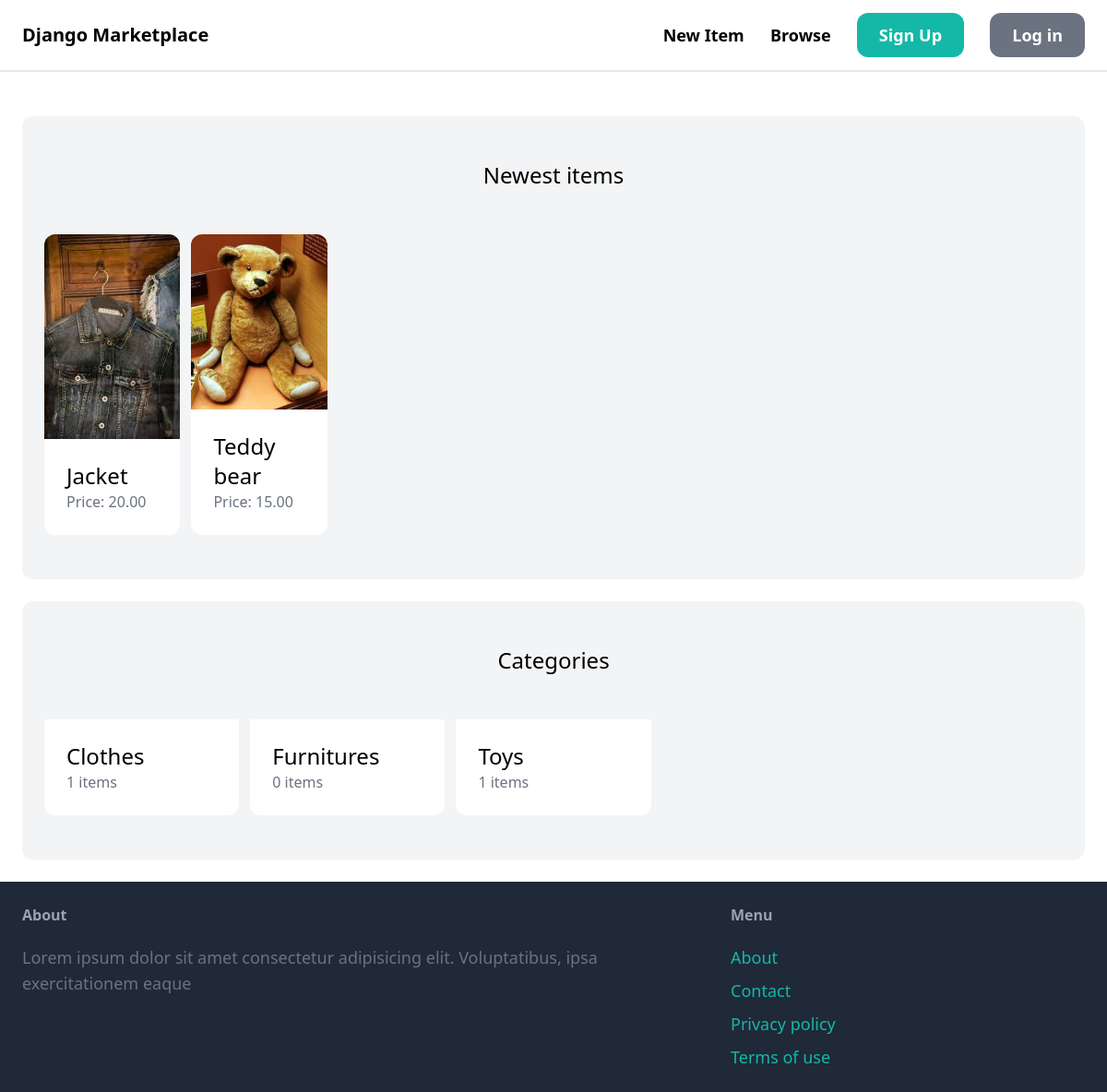
The app's page /, older data.
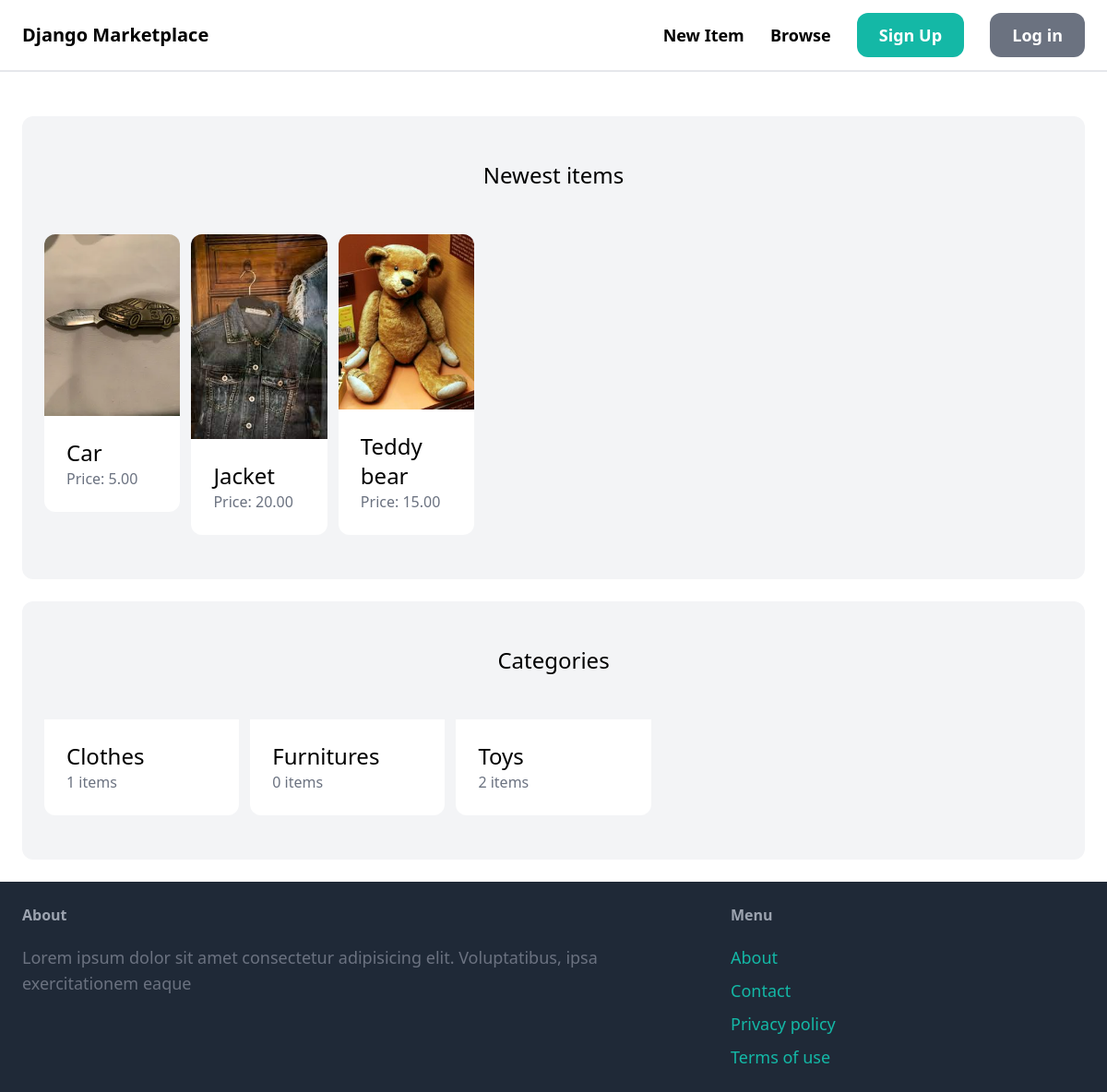
The same page, newer data.
### item/models.py (models this page shows, shortened)
class Item(Model):
    name = CharField(max_length=255)
    description = TextField(blank=True, null=True, max_length=950)
    price = MoneyField(max_digits=14, decimal_places=2, default_currency='USD')
    is_sold = BooleanField(default=False)
    image = ImageField(upload_to='item_images', blank=True, null=True)
    created_at = DateTimeField(auto_now_add=True)
    category = ForeignKey(Category, related_name='items', on_delete=CASCADE)
    created_by = ForeignKey(User, related_name='items', on_delete=CASCADE)
    class Meta:
        ordering = ('name',)

class Category(Model):
    name = CharField(max_length=255)
    class Meta:
        ordering = ('name',)
        verbose_name_plural = 'Categories'

### core/views.py (the view)
# urls.py: path('', index, name='index'),
def index(request):
    items = Item.objects.filter(is_sold=False)[0:6]
    categories = Category.objects.all()
    return render(request, 'core/index.html', {
        'categories': categories,
        'items': items,
    })

### core/templates/core/index.html (shortened to what this page needs)
{% extends 'core/base.html' %}
{% block content %}
    <div class="mt-6 px-6 py-12 bg-gray-100 rounded-xl">
        <h2 class="mb-12 text-2xl text-center">Newest items</h2>
        <div class="grid grid-cols-7 gap-3">
            {% for item in items %}
                <div>
                    <a href={% url 'item:detail' item.id %}>
                        <div>
                            <img src="{{ item.image.url }}" class="rounded-t-xl object-cover h-100 w-96" alt="item-image">
                        </div>
                        <div class="p-6 bg-white rounded-b-xl">
                            <h2 class="text-2xl">{{ item.name }}</h2>
                            <p class="text-gray-500">Price: {{ item.price }}</p>
                        </div>
                </div>
            {% endfor %}
        </div>
    </div>
    <div class="mt-6 px-6 py-12 bg-gray-100 rounded-xl">
        <h2 class="mb-12 text-2xl text-center">Categories</h2>
        <div class="grid grid-cols-5 gap-3">
            {% for category in categories %}
            <div>
                <a href="#">
                    <div class="p-6 bg-white rounded-b-xl">
                        <h2 class="text-2xl">{{ category.name }}</h2>
                        <p class="text-gray-500">{{ category.items.count }} items</p>
                    </div>
                </a>
            </div>
            {% endfor %}
        </div>
    </div>
{% endblock content %}

### core/templates/core/base.html (shortened to what this page needs)
<!DOCTYPE html>
<html lang="pt">
  <head>
    <script src="https://cdn.tailwindcss.com"></script>
  </head>
  <body>
    <nav class="py-6 px-6 flex justify-between items-center border-b-2 border-gray-200">
      <a href="/" class="text-xl font-semibold">Django Marketplace</a>
      <div class="space-x-6">
        <a href="#" class="text-lg font-semibold hover:text-gray-500">New Item</a>
        <a href="#" class="text-lg font-semibold hover:text-gray-500">Browse</a>
        <a href="#" class="px-6 py-3 text-lg font-semibold bg-teal-500 text-white rounded-xl hover:bg-teal-700">Sign Up</a>
        <a href="#" class="px-6 py-3 text-lg font-semibold bg-gray-500 text-white rounded-xl hover:bg-gray-700">Log in</a>
      </div>
    </nav>
    <div class="px-6 py-6">
      {% block content %}
      {% endblock %}
    </div>
    <footer class="py-6 px-6 flex justify-between bg-gray-800 border-t-3 border-gray-950">
      <div class="w-2/3 pr-10">
        <h3 class="mb-5 font-semibold text-gray-400">About</h3>
        <p class="text-lg text-gray-500">Lorem ipsum dolor sit amet consectetur adipisicing elit. Voluptatibus, ipsa exercitationem eaque </p>
      </div>
      <div class="w-1/3">
        <h3 class="mb-5 font-semibold text-gray-400">Menu</h3>
        <ul class="space-y-2">
            <li><a href="#" class="text-lg text-teal-500 hover:text-teal-700">About</a></li>
            <li><a href="{% url 'contact' %}" class="text-lg text-teal-500 hover:text-teal-700">Contact</a></li>
            <li><a href="#" class="text-lg text-teal-500 hover:text-teal-700">Privacy policy</a></li>
            <li><a href="#" class="text-lg text-teal-500 hover:text-teal-700">Terms of use</a></li>
        </ul>
      </div>
    </footer>
  </body>
</html>

Row changes from the older to the newer data that the page shows:
added Item: image (picture), name "Car", price "5.00"
computed for Category "Toys": items.count "1" → "2"
